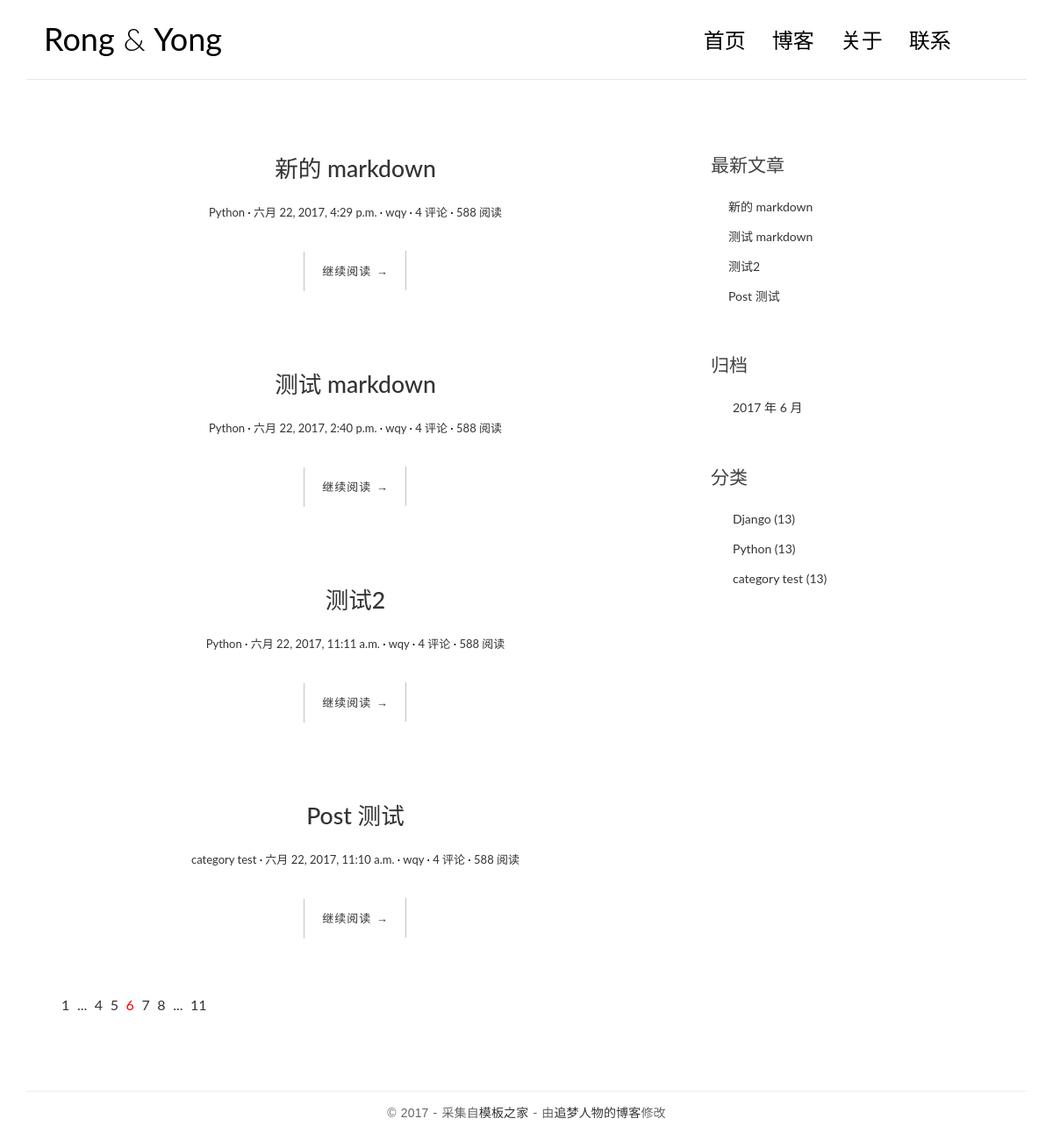
The page / on the database its author committed.
### blog/models.py (models this page shows, shortened)
class Post(models.Model):
    title = models.CharField(max_length=70)
    body = models.TextField()
    created_time = models.DateTimeField()
    modified_time = models.DateTimeField()
    excerpt = models.CharField(max_length=200, blank=True)
    category = models.ForeignKey(Category)
    tags = models.ManyToManyField(Tag, blank=True)
    author = models.ForeignKey(User)
    def get_absolute_url(self):
        return reverse('blog:detail',kwargs={'pk':self.pk})

class Category(models.Model):
    name = models.CharField(max_length=100)

### blog/views.py (the view)
# urls.py: url(r'^$',views.index,name='index'),
def index(request):
    post_list = Post.objects.all().order_by('-created_time')
    return render(request, 'blog/index.html', context={
        'post_list': post_list,
    })

### blog/templatetags/blog_tags.py (called while the page is built)
@register.simple_tag
def get_recent_posts(num=5):
    return Post.objects.all().order_by('-created_time')[:num]

@register.simple_tag
def archives():
    return Post.objects.dates(
        'created_time','month',order='DESC'
    )

@register.simple_tag
def get_categories():
    return Category.objects.all()

### templates/blog/index.html
{%  extends 'base.html' %}
{% block main %}
    {% for post in post_list %}
        <article class="post post-{{ post.pk }}">
            <header class="entry-header">
                <h1 class="entry-title">
                    <a href="{{ post.get_absolute_url }}">{{ post.title }}</a>
                </h1>
                <div class="entry-meta">
                    <span class="post-category"><a href="#">{{ post.category.name }}</a></span>
                    <span class="post-date"><a href="#"><time class="entry-date"
                                                              datetime={{ post.created_time }}>{{ post.created_time }}</time></a></span>
                    <span class="post-author"><a href="#">{{ post.author }}</a></span>
                    <span class="comments-link"><a href="#">4 评论</a></span>
                    <span class="views-count"><a href="#">588 阅读</a></span>
                    <div class="read-more cl-effect-14">
                        <a href="{{ post.get_absolute_url }}" class="more-link">继续阅读 <span class="meta-nav">→</span></a>
                    </div>
                </div>
            </header>
        </article>
    {% empty %}
        <div class="no-post">暂时还没有发布的文章！</div>
    {% endfor %}
    <div class="pagination">
        <ul>
            <li><a href="">1</a></li>
            <li><a href="">...</a></li>
            <li><a href="">4</a></li>
            <li><a href="">5</a></li>
            <li class="current"><a href="">6</a></li>
            <li><a href="">7</a></li>
            <li><a href="">8</a></li>
            <li><a href="">...</a></li>
            <li><a href="">11</a></li>
        </ul>
    </div>
{% endblock main %}

### templates/base.html (shortened to what this page needs)
{% load staticfiles %}
{% load blog_tags %}
<!DOCTYPE html>
<html>
<head>
    <link rel="stylesheet" href="{% static 'blog/css/bootstrap.min.css' %}">
    <link rel="stylesheet" href="http://code.ionicframework.com/ionicons/2.0.1/css/ionicons.min.css">
    <link rel="stylesheet" href="{% static 'blog/css/pace.css' %}">
    <link rel="stylesheet" href="{% static 'blog/css/custom.css' %}">
    <link rel="stylesheet" href="{% static 'blog/css/highlights/github.css' %}">
</head>
<body>
<div class="container">
    <header id="site-header">
        <div class="row">
            <div class="col-md-4 col-sm-5 col-xs-8">
                <div class="logo">
                    <h1><a href="{% url 'blog:index' %}"><b>Rong</b> &amp; <b>Yong</b></a></h1>
                </div>
            </div>
            <div class="col-md-8 col-sm-7 col-xs-4">
                <nav class="main-nav" role="navigation">
                    <div class="collapse navbar-collapse" id="bs-example-navbar-collapse-1">
                        <ul class="nav navbar-nav navbar-right">
                            <li class="cl-effect-11"><a href="{% url 'blog:index' %}" data-hover="首页">首页</a></li>
                            <li class="cl-effect-11"><a href="{% url 'blog:index' %}" data-hover="博客">博客</a></li>
                            <li class="cl-effect-11"><a href="{% url 'blog:index' %}" data-hover="关于">关于</a></li>
                            <li class="cl-effect-11"><a href="{% url 'blog:index' %}" data-hover="联系">联系</a></li>
                        </ul>
                    </div>
                </nav>
            </div>
        </div>
    </header>
</div>
<div class="content-body">
    <div class="container">
        <div class="row">
            <main class="col-md-8">
                {% block main %}
                {% endblock main %}
            </main>
            <aside class="col-md-4">
                <div class="widget widget-recent-posts">
                    <h3 class="widget-title">最新文章</h3>
                    {% get_recent_posts as recent_post_list %}
                    <ul>
                        {% for post in recent_post_list %}
                            <li>
                                <a href="{{ post.get_absolute_url }}">{{ post.title }}</a>
                            </li>
                        {% empty %}
                            暂无文章！
                        {% endfor %}
                    </ul>
                </div>
                <div class="widget widget-archives">
                    <h3 class="widget-title">归档</h3>
                    {% archives as date_list %}
                    <ul>
                        {% for date in date_list %}
                            <li>
                                <a href="{% url 'blog:archives' date.year date.month %}">{{ date.year }} 年 {{ date.month }} 月</a>
                            </li>
                        {% empty %}
                            暂无归档！
                        {% endfor %}
                    </ul>
                </div>
                <div class="widget widget-category">
                    <h3 class="widget-title">分类</h3>
                    {% get_categories as category_list %}
                    <ul>
                        {% for category in category_list %}
                            <li>
                                <a href="{% url 'blog:category' category.pk %}">{{ category.name }} <span class="post-count">(13)</span></a>
                            </li>
                        {% empty %}
                            暂无分类！
                        {% endfor %}
                    </ul>
                </div>
            </aside>
        </div>
    </div>
</div>
<footer id="site-footer">
    <div class="container">
        <div class="row">
            <div class="col-md-12">
                <p class="copyright">&copy 2017 - 采集自<a href="http://www.cssmoban.com/"
                                                        target="_blank" title="模板之家">模板之家</a>
                    - 由<a href="http://zmrenwu.com/" title="网页模板" target="_blank">追梦人物的博客</a>修改
                </p>
            </div>
        </div>
    </div>
</footer>
</body>
</html>

### blog/static/blog/css/custom.css (style rules this page uses)
* { outline: none; }
h1, h2, h3, h4, h5, h6 { margin-top: 0; }
b { font-weight: 400; }
a { color: #333; }
body { color: #444; font-family: 'Lato', sans-serif; }
p { font-family: 'Ubuntu', sans-serif; font-weight: 400; word-spacing: 1px; letter-spacing: 0.01em; }
#site-header { background-color: #FFF; padding: 25px 20px; margin-bottom: 40px; border-bottom: 1px solid #e7e7e7; }
.logo h1 a { color: #000; }
.logo h1 { margin: 0; font-family: 'Lato', sans-serif; font-weight: 300; }
.main-nav { margin-top: 11px; max-width: 95%; }
.main-nav a { color: #000000 !important; padding: 0 0 5px 0 !important; margin-right: 30px; font-family: 'Lato', sans-serif; font-weight: 300; font-size: 24px; }
.cl-effect-11 a { padding: 10px 0; color: #0972b4; text-shadow: none; }
.cl-effect-11 a::before { position: absolute; top: 0; left: 0; overflow: hidden; padding: 0 0 5px 0 !important; max-width: 0; border-bottom: 1px solid #000; color: #000; content: attr(data-hover); white-space: nowrap; -webkit-transition: max-width 0.5s; -moz-transition: max-width 0.5s; transition: max-width 0.5s; }
.content-body { padding-bottom: 4em; }
.post { background: #fff; padding: 30px 30px 0; }
.entry-title { text-align: center; font-size: 1.9em; margin-bottom: 20px; line-height: 1.6; padding: 10px 20px 0; }
.entry-meta { text-align: center; color: #DDDDDD; font-size: 13px; margin-bottom: 30px; }
.post-category::after, .post-date::after, .post-author::after, .comments-link::after { content: ' ·'; color: #000; }
.read-more { font-family: 'Ubuntu', sans-serif; font-weight: 400; word-spacing: 1px; letter-spacing: 0.01em; text-align: center; margin-top: 20px; }
.cl-effect-14 a { padding: 0 20px; height: 45px; line-height: 45px; position: relative; display: inline-block; margin: 15px 25px; letter-spacing: 1px; font-weight: 400; text-shadow: 0 0 1px rgba(255, 255, 255, 0.3); }
.cl-effect-14 a::before, .cl-effect-14 a::after { position: absolute; width: 45px; height: 1px; background: #C3C3C3; content: ''; -webkit-transition: all 0.3s; -moz-transition: all 0.3s; transition: all 0.3s; pointer-events: none; }
.cl-effect-14 a::before { top: 0; left: 0; -webkit-transform: rotate(90deg); -moz-transform: rotate(90deg); transform: rotate(90deg); -webkit-transform-origin: 0 0; -moz-transform-origin: 0 0; transform-origin: 0 0; }
.cl-effect-14 a::after { right: 0; bottom: 0; -webkit-transform: rotate(90deg); -moz-transform: rotate(90deg); transform: rotate(90deg); -webkit-transform-origin: 100% 0; -moz-transform-origin: 100% 0; transform-origin: 100% 0; }
.widget { background: #fff; padding: 30px 0 0; }
.widget-title { font-size: 1.5em; margin-bottom: 20px; line-height: 1.6; padding: 10px 0 0; font-weight: 400; }
.widget-recent-posts ul { padding: 0; margin: 0; padding-left: 20px; }
.widget-recent-posts ul li { list-style-type: none; position: relative; line-height: 170%; margin-bottom: 10px; }
.widget-recent-posts ul li::before { content: '\f3d3'; font-family: "Ionicons"; position: absolute; left: -17px; top: 3px; font-size: 16px; color: #000; }
.widget-archives ul { padding: 0; margin: 0; padding-left: 25px; }
.widget-archives ul li { list-style-type: none; position: relative; line-height: 170%; margin-bottom: 10px; }
.widget-archives ul li::before { content: '\f3f3'; font-family: "Ionicons"; position: absolute; left: -25px; top: 1px; font-size: 16px; color: #000; }
.widget-category ul { padding: 0; margin: 0; padding-left: 25px; }
.widget-category ul li { list-style-type: none; position: relative; line-height: 170%; margin-bottom: 10px; }
.widget-category ul li::before { content: '\f3fe'; font-family: "Ionicons"; position: absolute; left: -25px; top: 1px; font-size: 18px; color: #000; }
#site-footer { padding-top: 10px; padding: 0 0 1.5em 0; }
.copyright { text-align: center; padding-top: 1em; margin: 0; border-top: 1px solid #eee; color: #666; }
.pagination ul { list-style: none; }
.pagination ul li { display: inline-block; font-size: 16px; margin-right: 5px; }
.current a { color: red; }

### rows shown on the page
Post: title "新的 markdown", category.name "Python", created_time "六月 22, 2017, 4:29 p.m.", author "wqy"
Post: title "测试 markdown", category.name "Python", created_time "六月 22, 2017, 2:40 p.m.", author "wqy"
Post: title "测试2", category.name "Python", created_time "六月 22, 2017, 11:11 a.m.", author "wqy"
Post: title "Post 测试", category.name "category test", created_time "六月 22, 2017, 11:10 a.m.", author "wqy"
Category: name "Django"
Category: name "Python"
Category: name "category test"

### other values the page prints
{{ date.year }} "2017"
{{ date.month }} "6"
